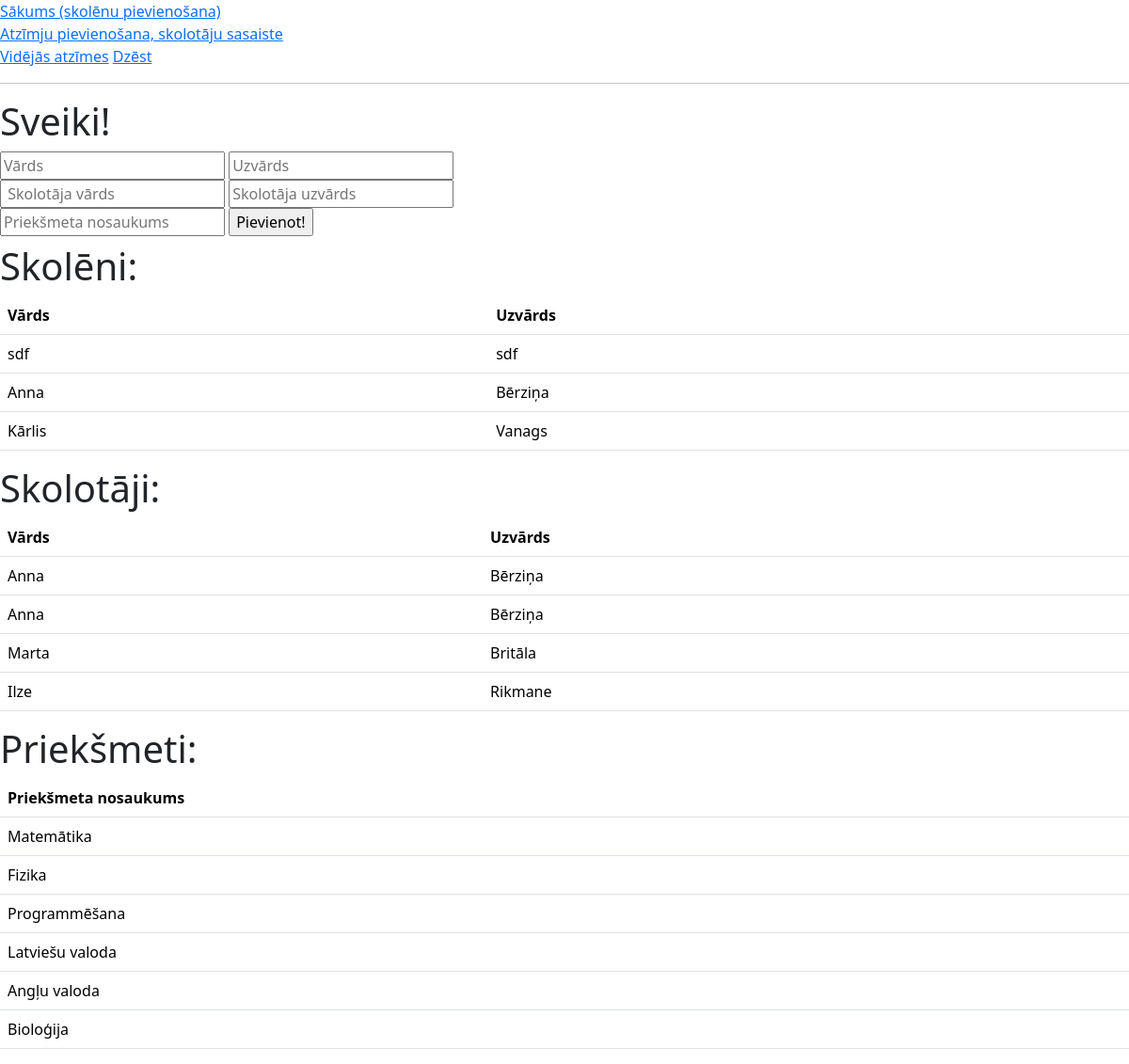
Before: / with the older database file.
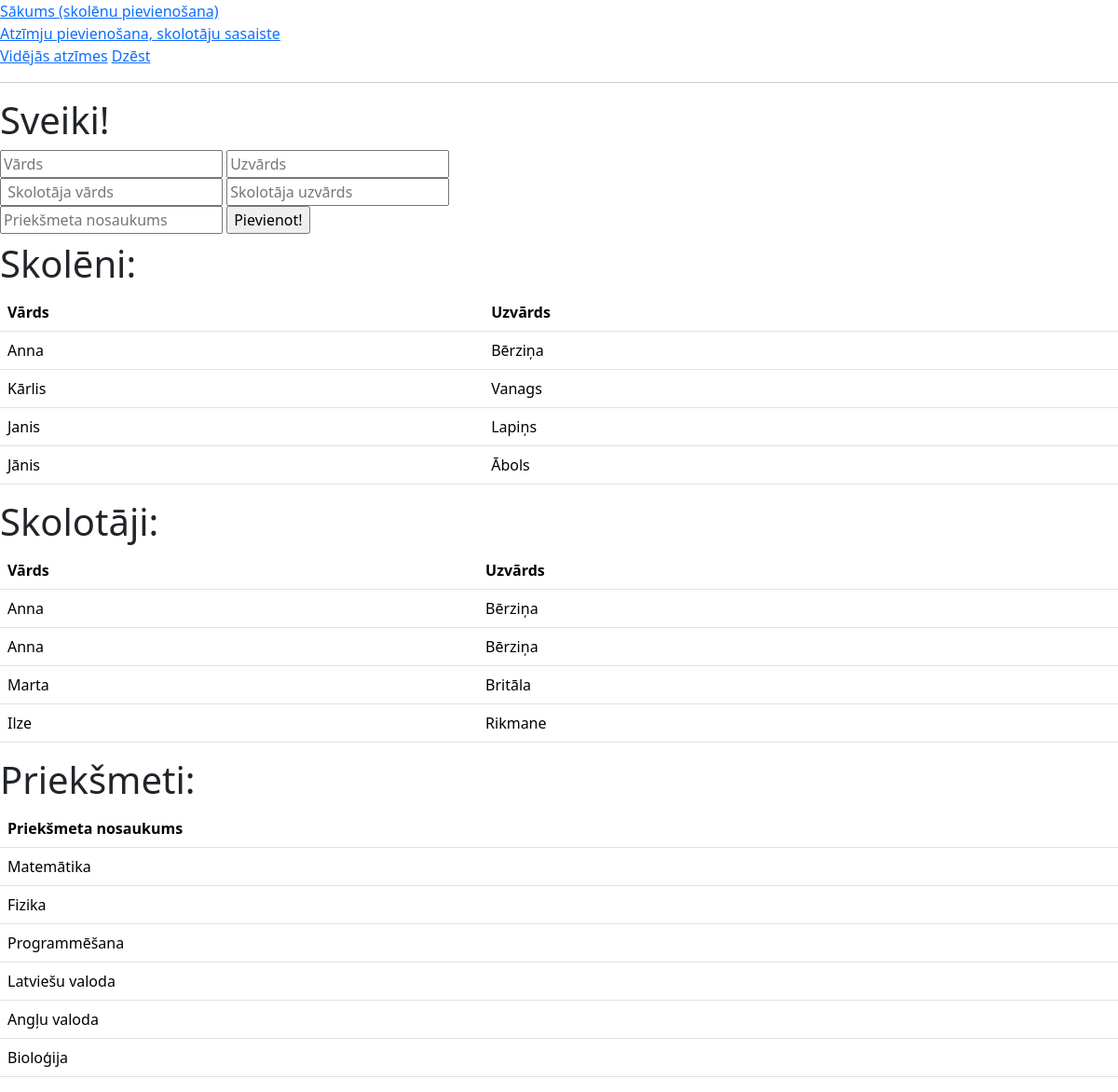
After: the same page with the newer database file.
### tables this page shows
CREATE TABLE skoleni(
        id INTEGER PRIMARY KEY AUTOINCREMENT,
        vards TEXT NOT NULL,
        uzvards TEXT NOT NULL
        );

CREATE TABLE skolotaji(
        id INTEGER PRIMARY KEY AUTOINCREMENT,
        vards TEXT NOT NULL,
        uzvards TEXT NOT NULL
        );

CREATE TABLE prieksmeti(
        id INTEGER PRIMARY KEY AUTOINCREMENT,
        nosaukums TEXT NOT NULL
        );

### main.py (the view, shortened to what this page needs)
@app.route("/", methods=["POST","GET"])
def index():
    skoleni_no_db = iegut_skolenus()
    skolotaji_no_db = iegut_skolotajus()
    prieksmeti_no_db = iegut_prieksmetus()
    return render_template("index.html", skoleni = skoleni_no_db,  skolotaji = skolotaji_no_db, prieksmeti = prieksmeti_no_db)

### dati.py (called while the page is built)
def iegut_skolenus():
    cur = conn.cursor()
    cur.execute(
        """SELECT vards, uzvards, id FROM skoleni"""
    )
    conn.commit()
    dati = cur.fetchall()
    return dati

def iegut_skolotajus():
    cur = conn.cursor()
    cur.execute(
        """SELECT vards, uzvards, id FROM skolotaji"""
    )
    conn.commit()
    dati = cur.fetchall()
    return dati

def iegut_prieksmetus():
    cur = conn.cursor()
    cur.execute(
        """SELECT nosaukums, id FROM prieksmeti"""
    )
    conn.commit()
    dati = cur.fetchall()
    return dati

### templates/index.html (shortened to what this page needs)
<!DOCTYPE html>
<html lang="lv">
    <head>
        <link href="https://cdn.jsdelivr.net/npm/bootstrap@5.3.3/dist/css/bootstrap.min.css" rel="stylesheet">
    </head>
    <body>
<a href="/">Sākums (skolēnu pievienošana)</a><br>
<a href="/pievienot">Atzīmju pievienošana, skolotāju sasaiste</a><br>
<a href="/atzimes">Vidējās atzīmes</a>
<a href="/dzest">Dzēst</a>
<hr>
{% block saturs%}
        <h1>Sveiki!</h1>
        <form method="post">
            <input type="text" id="name" name="name" placeholder="Vārds">
            <input type="text" id="lastname" name="lastname" placeholder="Uzvārds">
<br>
            <input type="text" id="sk_name" name="sk_name" placeholder=" Skolotāja vārds">
            <input type="text" id="sk_lastname" name="sk_lastname" placeholder="Skolotāja uzvārds">
<br>
            <input type="text" id="prieksmets" name="prieksmets" placeholder="Priekšmeta nosaukums">
            <input type="submit" value="Pievienot!">
        </form>
<h1>Skolēni:</h1>
        <table class="table">
            <tr>
                <th>Vārds</th>
                <th>Uzvārds</th>
            </tr>
            {% for viens in skoleni %}
            <tr>
            <td>{{viens[0]}}</td>
            <td>{{viens[1]}}</td>
            </tr>
            {% endfor %}
        </table>
        <h1>Skolotāji:</h1>
        <table class="table">
            <tr>
                <th>Vārds</th>
                <th>Uzvārds</th>
            </tr>
            {% for viens in skolotaji %}
            <tr>
            <td>{{viens[0]}}</td>
            <td>{{viens[1]}}</td>
            </tr>
            {% endfor %}
        </table>
        <h1>Priekšmeti:</h1>
        <table class="table">
            <tr>
                <th>Priekšmeta nosaukums</th>
            </tr>
            {% for viens in prieksmeti %}
            <tr>
            <td>{{viens[0]}}</td>
            </tr>
            {% endfor %}
        </table>
{% endblock %}
    </body>
</html>

Changed rows visible on the page:
removed skoleni: vards "sdf", uzvards "sdf"
added skoleni: vards "Janis", uzvards "Lapiņs"
added skoleni: vards "Jānis", uzvards "Ābols"
